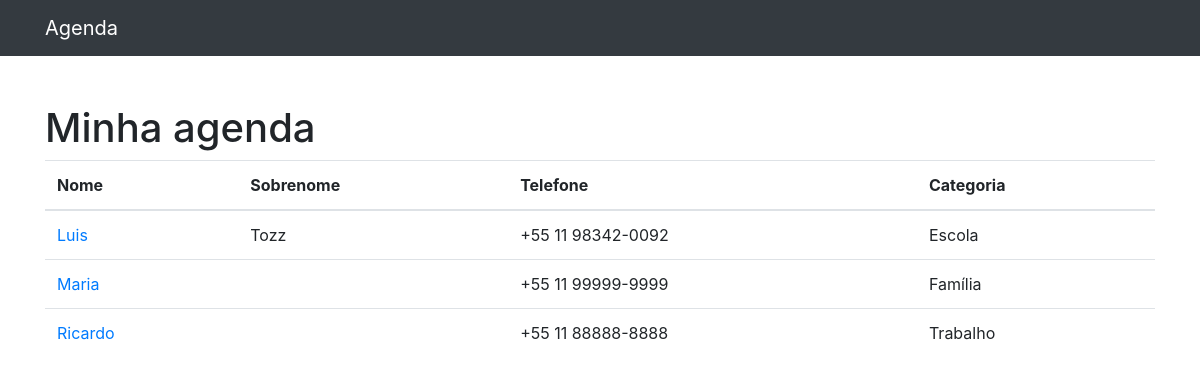
Before: / with the older database file.
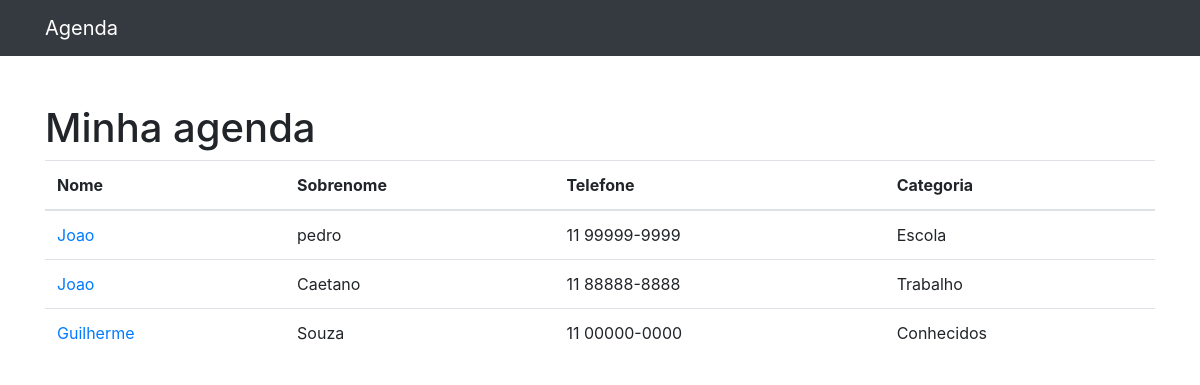
After: the same page with the newer database file.
### contatos/models.py (models this page shows, shortened)
class Contato(models.Model):
    nome = models.CharField(max_length=255)
    sobrenome = models.CharField(max_length=255, blank=True)
    telefone = models.CharField(max_length=255)
    email = models.CharField(max_length=255, blank=True)
    data_criacao = models.DateTimeField(default=timezone.now)
    descricao = models.TextField(blank=True)
    categoria = models.ForeignKey(Categoria, on_delete=models.DO_NOTHING)

class Categoria(models.Model):
    nome = models.CharField(max_length=255)
    def __str__(self):
        return self.nome

### contatos/views.py (the view)
# urls.py: path('', views.index, name='index'),
def index(request):
    contatos = Contato.objects.all()
    return render(request, 'contatos/index.html', {
        'contatos': contatos
    })

### contatos/templates/contatos/index.html
{% extends 'base.html' %}
{%block 'conteudo'%}
<h1 class="mt-5">Minha agenda</h1>
<table class="table">
    <thead>
    <tr>
        <th>Nome</th>
        <th>Sobrenome</th>
        <th>Telefone</th>
        <th>Categoria</th>
    </tr>
    </thead>
    <tbody>
        {% for contato in contatos %}
            <tr>
                <td>
                <a href="{% url 'ver_contato' contato.id %}"> {{ contato.nome }}</a>
                </td>
                <td>{{ contato.sobrenome }}</td>
                <td>{{ contato.telefone }}</td>
                <td>{{ contato.categoria }}</td>
            </tr>
        {%endfor%}
    </tbody>
</table>
{%endblock%}

### templates/base.html (shortened to what this page needs)
{% load static %}
<!DOCTYPE html>
<html lang="pt">
<head>
  {% include 'parciais/_head.html'%}
</head>
<body>
  {% include 'parciais/_nav.html'%}
  <div class="container">
    <div class="row">
      <div class="col-lg-12">
        {%block 'conteudo'%}{%endblock%}
      </div>
    </div>
  </div>
</body>
</html>

### templates/parciais/_head.html (shortened to what this page needs)
{% load static %}
<link href="{% static 'vendor/bootstrap/css/bootstrap.min.css' %}" rel="stylesheet">

### templates/parciais/_nav.html (shortened to what this page needs)
{%load static %}
<nav class="navbar navbar-expand-lg navbar-dark bg-dark static-top">
    <div class="container">
      <a class="navbar-brand" href="{% url 'index' %}">Agenda</a>
    </div>
  </nav>

Changed rows visible on the page:
removed Contato: nome "Luis", sobrenome "Tozz", telefone "+55 11 98342-0092", categoria "Escola"
removed Contato: nome "Maria", telefone "+55 11 99999-9999", categoria "Família"
removed Contato: nome "Ricardo", telefone "+55 11 88888-8888", categoria "Trabalho"
added Contato: nome "Joao", sobrenome "pedro", telefone "11 99999-9999", categoria "Escola"
added Contato: nome "Joao", sobrenome "Caetano", telefone "11 88888-8888", categoria "Trabalho"
added Contato: nome "Guilherme", sobrenome "Souza", telefone "11 00000-0000", categoria "Conhecidos"
